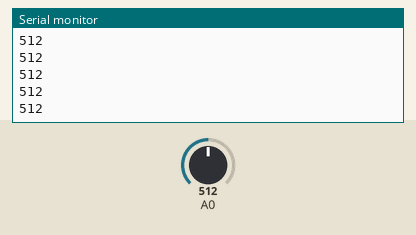
Recording of a sketch running on a simulated Arduino Uno, built with avr-gcc and run on an emulated ATmega328P. Shown: the last lines printed to the serial monitor. The test bench sets the inputs (shaded band); at power-on: A0 = 512.

Above: at 1.2 s.
1.3 s: A0 set to 716
At 2.4 s:
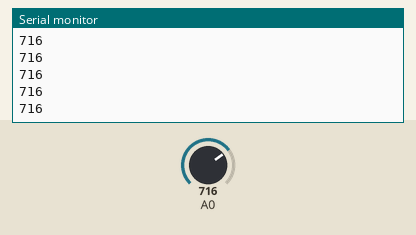
2.8 s: A0 set to 900
At 3.9 s:
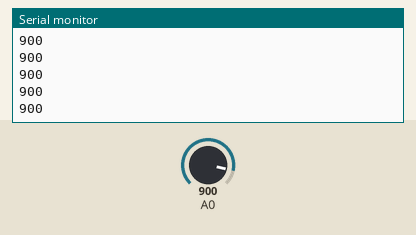
Timing chart, 0 to 5.8 s (numbered marks = the images above; inputs shaded):
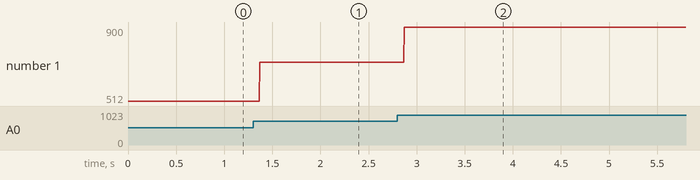

Measured:
- after the input at 1.3 s, the serial monitor: prints a new line after 0.07 s (image 1)
- after the input at 2.8 s, the serial monitor: prints a new line after 0.07 s (image 2)
- plotted number 1: 512 → 716 after the input at 1.3 s, 716 → 900 after the input at 2.8 s

The sketch:

Noise.ino
```cpp
#define NOISE_SENSOR_PIN 10

void setup() {
	Serial.begin(9600);
	pinMode(NOISE_SENSOR_PIN, INPUT);
}

void loop() {
    // Выводит значение в %, но можно и просто analogRead считать
	Serial.println(analogRead(NOISE_SENSOR_PIN / 1023.0 * 100.0));
}
```
